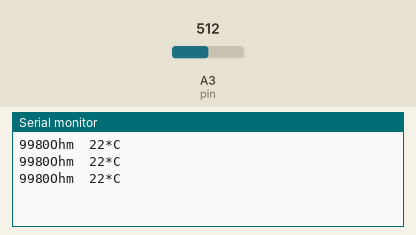
The sketch below on a simulated Arduino Uno, built with avr-gcc and run on an emulated ATmega328P. Shown: the last lines printed to the serial monitor. The test bench sets the inputs (shaded band); at power-on: A3 (pin) = 512.

Above: at 1.3 s.
1.4 s: A3 (pin) set to 716
At 1.9 s:
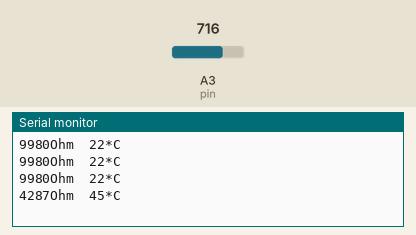
2.9 s: A3 (pin) set to 900
At 3.4 s:
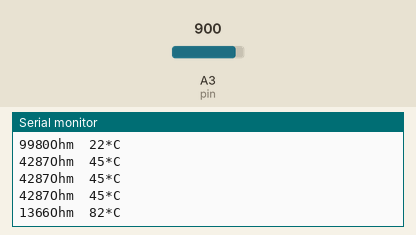
Timing chart, 0 to 5.9 s (numbered marks = the images above; inputs shaded):
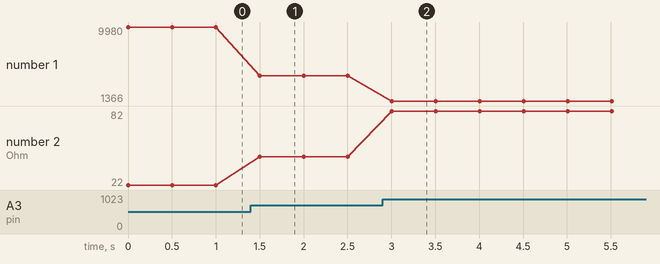

Measured:
- after the input at 1.4 s, the serial monitor: prints a new line after 0.10 s (image 1)
- after the input at 2.9 s, the serial monitor: prints a new line after 0.10 s (image 2)
- plotted number 1: 9980 → 4287 after the input at 1.4 s, 4287 → 1366 after the input at 2.9 s
- plotted number 2: 22 → 45 after the input at 1.4 s, 45 → 82 after the input at 2.9 s

The sketch:

cooling_temp2.ino
```cpp
long dataMap[] = { 190556, 183413, 175674, 167646, 159564, 151597, 143862, 136436, 129364, 122667, 116351, 110409, 104827, 99584, 94660, 90032, 85677, 81574, 77703, 74044, 70581, 67298, 64183, 64223, 61223, 58408, 55728, 53176, 50745, 48429, 46222, 44120, 42118, 40212, 38398, 36674, 35036, 33480, 32003, 30602, 29275, 28017, 26825, 25697, 24629, 23617, 22659, 21752, 20891, 20074, 19298, 18560, 18481, 18148, 17631, 16991, 16279, 15535, 14786, 13353, 12690,12068, 11490, 10953, 10458, 10000, 9576, 9183, 8818, 8478, 8160, 7860, 7578, 7310, 7056, 6813, 6580, 6357, 6141, 5934, 5734, 5400, 5353, 5172, 4997, 4828, 4665, 4507, 4354, 4207, 4065, 3927, 3793, 3663, 3537, 3414, 3175, 3057, 2941, 2825, 2776, 2717, 2652, 2781, 2507, 2431, 2355, 2280,2206, 2165, 2066, 2000, 1937, 1878, 1822, 1769, 1719, 1672, 1628, 1586, 1545, 1507, 1470, 1435, 1400, 1366, 1333, 1300, 1268, 1236, 1203,1171, 1390,1106, 1074, 1042, 1010, 978, 948, 918, 888, 861 };

#define pin A3
#define R2 10000.0
#define Vref 5.0

void setup() {
  Serial.begin(9600);
}

void loop() {
  float Vo = analogRead(pin) * 5.0 / 1023.0;
  long R1 = (Vref * R2 / Vo) - R2;
  int temp = 255;
  for (int i=0;i<141;i++) {
    if (dataMap[i] < R1 && R1 >= dataMap[i+1]) {
      temp = -44 + i;
      break;
    }
  }
  Serial.print(R1);
  Serial.print("Ohm\t");
  Serial.print(temp);
  Serial.print("*C");
  Serial.println();
  delay(500);
}
```
